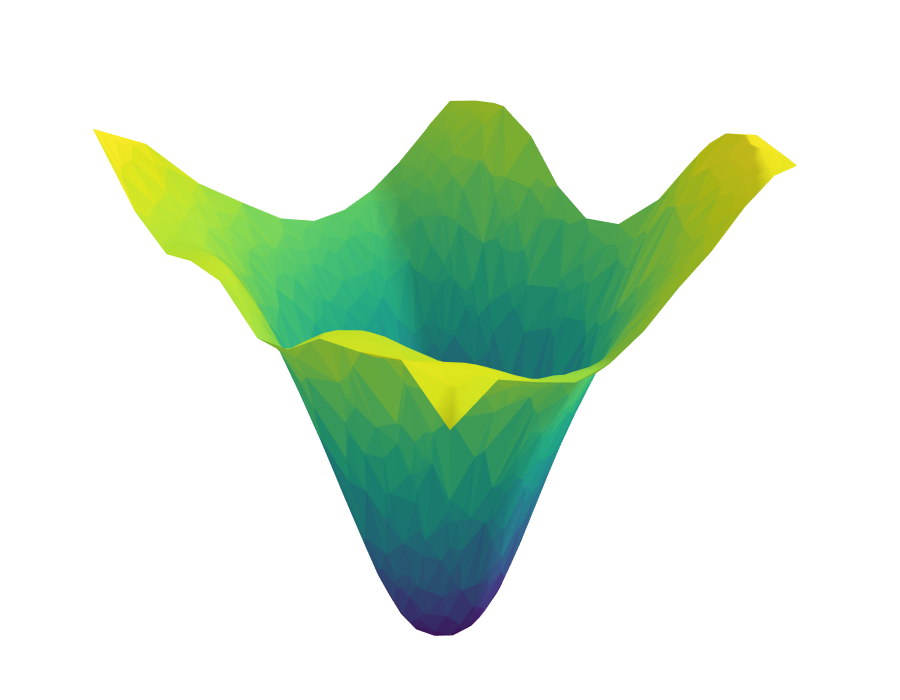

The notebook cell saved with this chart:
### Code cell
# Loss landscape
loss3d = ff.create_trisurf(x=x, y=y, z=loss,
                           colormap="Viridis",
                           simplices=simplices,
                           plot_edges=False,
                           show_colorbar=False).data[0]
fig = go.Figure(loss3d)
fig.update_traces(hovertemplate="<b>Location</b>: %{x:.2f}, %{y:.2f}<br>"+
                                "<b>Loss</b>: %{z:.2f}<extra></extra>",
                  hoverlabel=dict(bgcolor='darkslategray'))


# Viewpoint
camera = dict(
    eye=dict(x=0.9, y=0.9, z=1.2),
    center=dict(x=0, y=0, z=0.2))

# Figure properties
fig.update_layout(scene=dict(
                    xaxis=dict(visible=False),
                    yaxis=dict(visible=False),
                    zaxis=dict(visible=False),
                    aspectmode='data'),
                  hoverlabel=dict(font_size=18),
                  height=700,
                  margin=dict(r=0, l=0, b=0, t=0, pad=0),
                  scene_camera=camera)

### Figure 1 — Plotly figure (JSON) as saved in the notebook; plotly's stock layout.template omitted (floating-point values rounded to 4 significant figures; data arrays with more than 128 entries replaced by an {"elided": "..."} marker saying what was removed)
{"data": [{"facecolor": {"elided": "2040 str values"}, "hoverlabel": {"bgcolor": "darkslategray"}, "hovertemplate": "<b>Location</b>: %{x:.2f}, %{y:.2f}<br><b>Loss</b>: %{z:.2f}<extra></extra>", "i": {"elided": "2040 int values"}, "j": {"elided": "2040 int values"}, "k": {"elided": "2040 int values"}, "name": "", "type": "mesh3d", "x": {"elided": "1041 float values"}, "y": {"elided": "1041 float values"}, "z": {"elided": "1041 float values"}}], "layout": {"height": 700, "hoverlabel": {"font": {"size": 18}}, "margin": {"b": 0, "l": 0, "pad": 0, "r": 0, "t": 0}, "scene": {"aspectmode": "data", "camera": {"center": {"x": 0, "y": 0, "z": 0.2}, "eye": {"x": 0.9, "y": 0.9, "z": 1.2}}, "xaxis": {"visible": false}, "yaxis": {"visible": false}, "zaxis": {"visible": false}}}}
